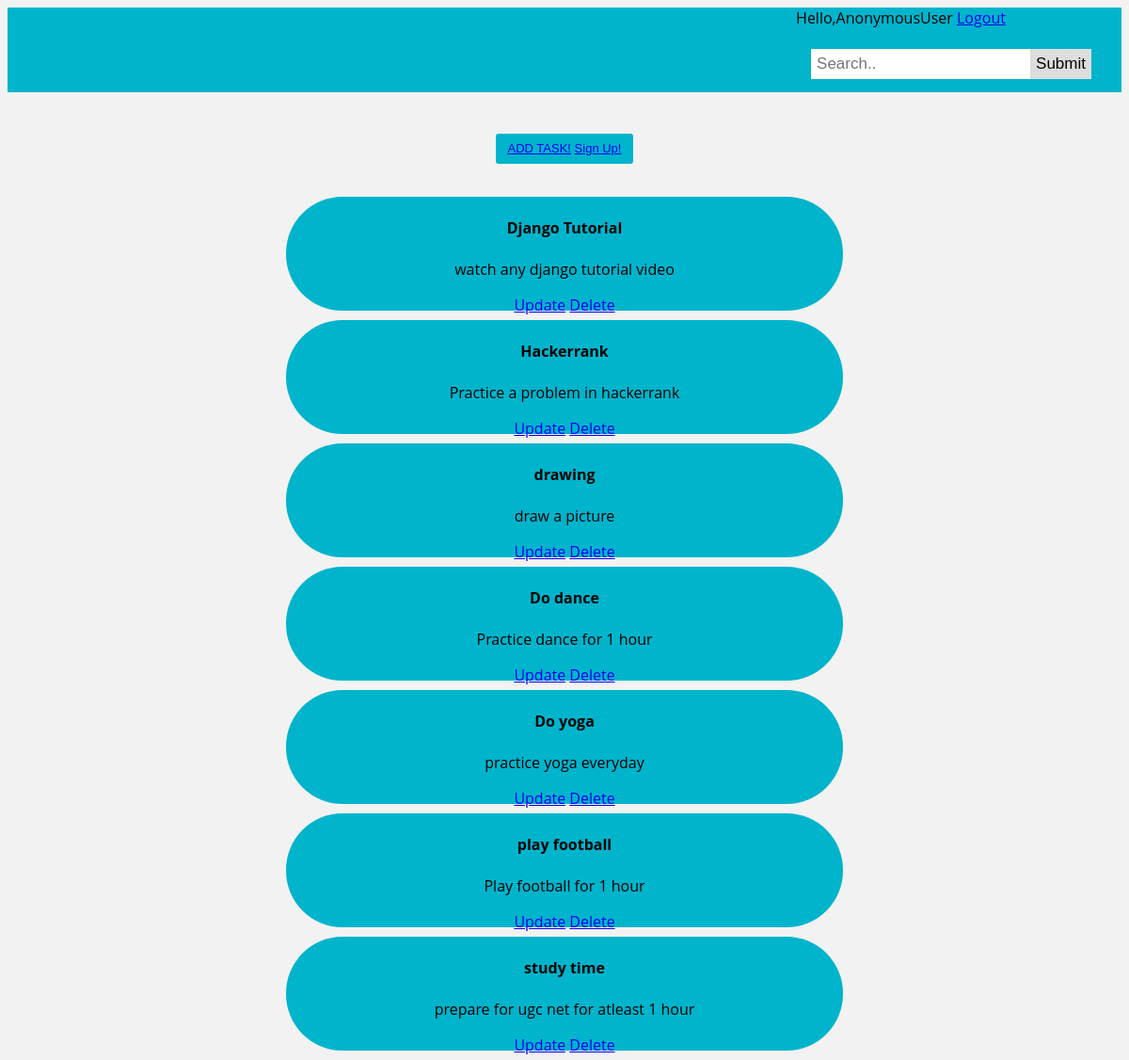
The page / on the database its author committed.
### todoapp/models.py (models this page shows, shortened)
class Task(models.Model):
    name=models.CharField(max_length=50)
    desc=models.CharField(max_length=100)
    due_date=models.DateField(auto_now_add=False,auto_now=False)
    time = models.TimeField(auto_now_add=False,auto_now=False)

### todoapp/views.py (the view)
# urls.py: 2. Add a URL to urlpatterns:  path('', views.home, name='home')
def home(request):
    tasks = Task.objects.all()
    context={'tasks':tasks}
    return render(request,'index.html',context)

### todoapp/templates/index.html (shortened to what this page needs)
{% load static %}
<!DOCTYPE html>
<html>
<head>
<link rel="stylesheet" href="{% static '/css/main.css' %}">
</head>
<body>
<body>
<div class="topnav">
  <div class="search-container">
    <span class="hello-msg">Hello,{{request.user}}</span>
    <span class="hello-msg"><a href="{% url 'logout' %}">Logout</a></span>
    <form action="">
        <div class="contain">
      <input type="text" placeholder="Search.." name="search">
      <button type="submit">Submit</button>
    </div>
    </form>
  </div>
</div>
<div class="btn">
    <button class="empty-state-button">
      <a href="{% url 'createTask' %}">ADD TASK!</a>
      <a href="{% url 'signup' %}">Sign Up!</a>
  </button>
</div>
<div class="wrap">
<div class="card card-body">
    {% for task in tasks %}
        <div class="contentdiv">
            <h4>{{task.name}}</h4>
            <p>{{task.desc}}</p>
            <td><a class="btn btn-sm btn-info" href="{% url 'update_task' task.id %}">Update</a></td>
            <td><a class="btn btn-sm btn-danger" href="{% url 'delete_task' task.id %}">Delete</a></td>
        </div>
    {% endfor %}
</div>
</div>
</body>
</html>

### static/css/main.css (style rules this page uses)
.topnav { overflow: hidden; background-color: #00B4CC; }
.contain { float: left; display: block; color: black; text-align: center; padding: 14px 16px; text-decoration: none; font-size: 17px; }
.topnav .search-container { float: right; }
.topnav input[type=text] { padding: 6px; margin-top: 8px; font-size: 17px; border: none; }
.topnav .search-container button { float: right; padding: 6px; margin-top: 8px; margin-right: 16px; background: #ddd; font-size: 17px; border: none; cursor: pointer; }
body { background: #f2f2f2; font-family: 'Open Sans', sans-serif; }
.contentdiv { margin: auto; border: 3px #00B4CC; height: 120px; background:#00B4CC; border-radius: 60px; text-align: center; margin-bottom: 10px; padding-top: 1px; width:50%; }
.wrap { padding-top: 3%; }
.empty-state-button { display: block; font-size: 13px; line-height: 17px; margin: 20px auto 0; padding: 6px 12px 7px; text-decoration: none; border: 1px solid transparent; border-radius: 3px; color: #fff; cursor: pointer; background-color: #00B4CC; }
.btn { padding-top: 2%; }

### rows shown on the page
Task: name "Django Tutorial", desc "watch any django tutorial video"
Task: name "Hackerrank", desc "Practice a problem in hackerrank"
Task: name "drawing", desc "draw a picture"
Task: name "Do dance", desc "Practice dance for 1 hour"
Task: name "Do yoga", desc "practice yoga everyday"
Task: name "play football", desc "Play football for 1 hour"
Task: name "study time", desc "prepare for ugc net for atleast 1 hour"

### other values the page prints
{{ request.user }} "AnonymousUser"
